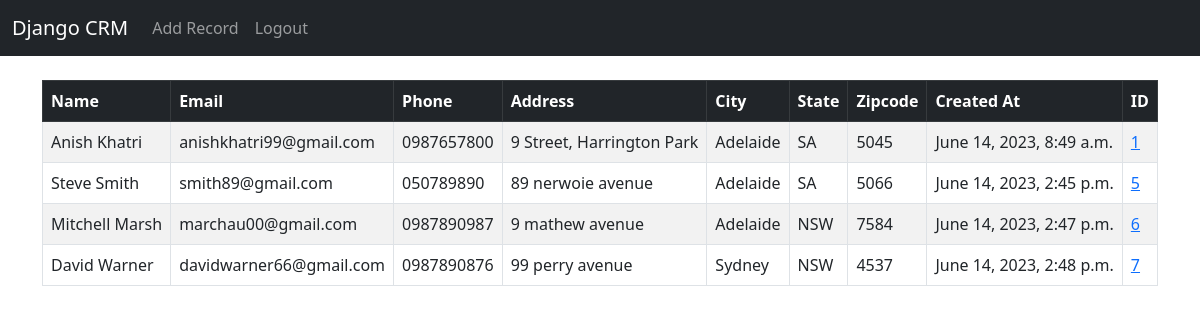
The app's page / (signed in) with its own data.
### Website/models.py (models this page shows, shortened)
class Record(models.Model):
    create_at = models.DateTimeField(auto_now_add = True)
    first_name = models.CharField(max_length = 50)
    last_name = models.CharField(max_length = 50)
    phone = models.CharField(max_length = 50)
    email = models.CharField(max_length = 100)
    address = models.CharField(max_length = 50)
    city = models.CharField(max_length = 50)
    state = models.CharField(max_length = 50)
    zipcode = models.CharField(max_length = 50)

### Website/views.py (the view)
# urls.py: path('', views.home, name = 'home'),
def home(request):
    records = Record.objects.all()
    if request.method == 'POST':
        username = request.POST['username']
        password = request.POST['password']
        user = authenticate(request, username = username, password = password )
        if user is not None:
            login(request, user)
            messages.success(request, "You Have Been Logged In!")
            return redirect('home')
        else:
            messages.success(request, "There was an error in Logging Details, Please try again")
            return redirect('home')
    else:
       return render(request, 'home.html', {'records':records})

### Website/templates/home.html (shortened to what this page needs)
{% extends 'base.html' %}
{% block content %}
{% if user.is_authenticated %}
<table class="table table-striped table-hover table-bordered">
  <thead class="table-dark">
    <tr>
      <th scope="col">Name</th>
      <th scope="col">Email</th>
      <th scope="col">Phone</th>
      <th scope="col">Address</th>
      <th scope="col">City</th>
      <th scope="col">State</th>
      <th scope="col">Zipcode</th>
      <th scope="col">Created At</th>
      <th scope="col">ID</th>
    </tr>
  </thead>
  <tbody>
{% if records %}
	{% for record in records %}
		<tr>
			<td>{{ record.first_name }} {{ record.last_name }}</td>
			<td>{{ record.email }}</td>
			<td>{{ record.phone }}</td>
			<td>{{ record.address }}</td>
			<td>{{ record.city }}</td>
			<td>{{ record.state }}</td>
			<td>{{ record.zipcode }}</td>
			<td>{{ record.create_at }}</td>
      <td><a href="{% url 'record' record.id %}">{{ record.id }}</a></td>
		</tr>
	{% endfor %}
{% endif %}
	  </tbody>
	</table>
{% endif %}
{% endblock %}

### records on screen
Record: first_name "Anish", last_name "Khatri", email "anishkhatri99@gmail.com", phone "0987657800", address "9 Street, Harrington Park", city "Adelaide", state "SA", zipcode "5045", create_at "June 14, 2023, 8:49 a.m.", id "1"
Record: first_name "Steve", last_name "Smith", email "smith89@gmail.com", phone "050789890", address "89 nerwoie avenue", city "Adelaide", state "SA", zipcode "5066", create_at "June 14, 2023, 2:45 p.m.", id "5"
Record: first_name "Mitchell", last_name "Marsh", email "marchau00@gmail.com", phone "0987890987", address "9 mathew avenue", city "Adelaide", state "NSW", zipcode "7584", create_at "June 14, 2023, 2:47 p.m.", id "6"
Record: first_name "David", last_name "Warner", email "davidwarner66@gmail.com", phone "0987890876", address "99 perry avenue", city "Sydney", state "NSW", zipcode "4537", create_at "June 14, 2023, 2:48 p.m.", id "7"
